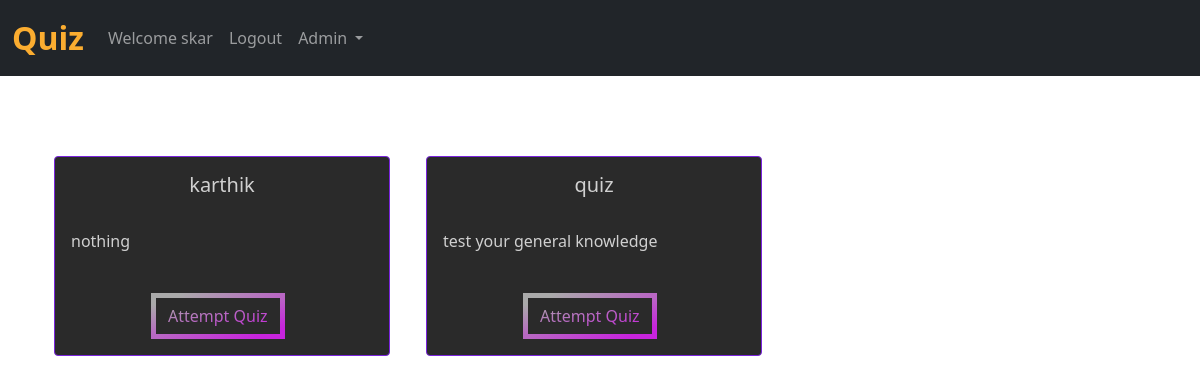
The app's page /quiz/ (signed in) with its own data.
### quiz/models.py (models this page shows, shortened)
class Quiz(models.Model):
    name = models.CharField(max_length=50)
    description = models.CharField(max_length=500)
    number_of_questions = models.IntegerField(default=1)
    time = models.IntegerField(help_text="Duration of the quiz in seconds", default="1")

### quiz/views.py (the view)
# urls.py: path("", views.index, name="index"),
def index(request):
    quiz = Quiz.objects.all()
    para = {'quiz' : quiz}
    return render(request, "quiz/index.html", para)

### quiz/templates/quiz/index.html (shortened to what this page needs)
{% extends 'baseq.html' %}
{% load static %}
{% block body %}
<br><br><br>
<div class="container">
  <div class="container mx-auto mt-2">
    <div class="row">
      {% for i in quiz %}
      <div class="col-md-4">
        <div class="card" style="width: 21rem;">
          <div class="card-body">
            <h5 class="card-title" style="text-align: center;">{{i.name}}</h5>
            <br>
            <p class="card-text">{{i.description}}</p>
            <br>
            <button data-bs-target="#exampleModal" data-bs-toggle="modal" data-time="{{i.time}}"
              data-questions="{{i.number_of_questions}}" data-name="{{i.name}}" data-id="{{i.id}}" id="btn"
              style="justify-content: center;" class="attempt btn mr-2 modal-button">Attempt
              Quiz</button>
          </div>
        </div>
      </div>
      {% endfor %}
    </div>
  </div>
</div>
{% endblock %}

### templates/baseq.html (shortened to what this page needs)
<!doctype html>
<html lang="en">
  <head>
    <link href="https://cdn.jsdelivr.net/npm/bootstrap@5.0.2/dist/css/bootstrap.min.css" rel="stylesheet">
  </head>
  <body>
    <nav class="navbar navbar-expand-lg navbar-dark bg-dark">
        <div class="container-fluid">
          <a class="navbar-brand" href="/"><span class="head1">Quiz</span> </a>
          <div class="collapse navbar-collapse" id="navbarSupportedContent">
              {% if user.is_authenticated %}
              <ul class="navbar-nav me-auto mb-2 mb-lg-0">
                <li class="nav-item">
                  <a class="nav-link" href="#">Welcome {{request.user}}</a>
                </li>
                <li class="nav-item">
                    <a class="nav-link" href="{% url 'accounts:logout' %}">Logout</a>
                  </li>
                  {% if user.is_superuser %}
                  <div class="collapse navbar-collapse" id="navbarNavDarkDropdown">
                    <ul class="navbar-nav">
                      <li class="nav-item dropdown">
                        <a class="nav-link dropdown-toggle" href="#" id="navbarDarkDropdownMenuLink" role="button" data-bs-toggle="dropdown" aria-expanded="false">
                          Admin
                        </a>
                      </li>
                    </ul>
                  </div>
                  {% endif %}
              </ul>
            {% endif %}
          </div>
        </div>
      </nav>
      {% block body %} {% endblock %}
  </body>
</html>

### quiz/templates/quiz/index.html (style rules this page uses)
.attempt { --gradient: linear-gradient(to left top, #c724dd 10%, #aaaaaa 90%) !important; }
body { background: white; }
.card { background: rgb(42, 42, 42); border: 1px solid #7a24dd; color: rgba(250, 250, 250, 0.8); margin-bottom: 3rem; }
#btn { border: 5px solid; border-image-slice: 1; background: var(--gradient) !important; -webkit-background-clip: text !important; -webkit-text-fill-color: transparent !important; border-image-source: var(--gradient) !important; text-decoration: none; position: relative; left: 80px; }
.head1 { color: #FBAD30; font-size: 2rem; font-weight: bold; height: 50px; }
.container-fluid { height: 60px; }

### records on screen
Quiz: name "karthik", description "nothing"
Quiz: name "quiz", description "test your general knowledge"

### other values on screen
{{ request.user }} "skar"
